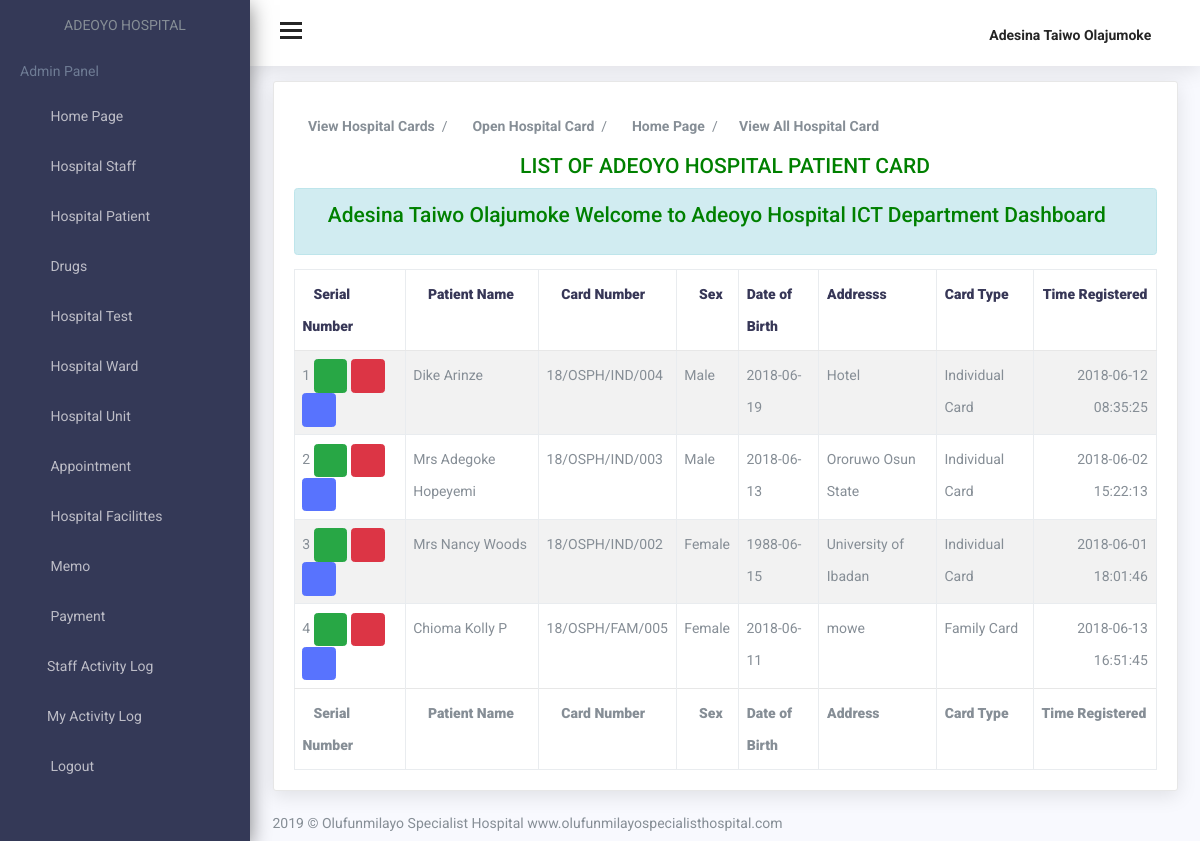
The page /ict-department/view-all-patient-cards.php (signed in) on the database its author committed.
### tables this page shows
CREATE TABLE `hospital_card` (
  `card_id` int(255) NOT NULL,
  `card_number` varchar(255) NOT NULL,
  `patient_name` varchar(255) NOT NULL,
  `sex` varchar(6) NOT NULL,
  `date_birth` varchar(15) NOT NULL,
  `address` text NOT NULL,
  `card_category_id` int(11) NOT NULL,
  `time_added` timestamp NOT NULL DEFAULT CURRENT_TIMESTAMP ON UPDATE CURRENT_TIMESTAMP
);

CREATE TABLE `card_category` (
  `card_category_id` int(255) NOT NULL,
  `card_category_name` varchar(255) NOT NULL,
  `numbers_user` int(2) NOT NULL,
  `care_price` varchar(255) NOT NULL,
  `time_added` timestamp NOT NULL DEFAULT CURRENT_TIMESTAMP ON UPDATE CURRENT_TIMESTAMP
);

### ict-department/libs_dev/patient/patient_class.php (called while the page is built, shortened)
<?php
	class hospitalUnits{
		public $db;
		function __construct($db){
			$this->db=$db;
		}
		public function gettingCardCategory($card_category_id)
		{
			try {
				$getCardCategory = $this->db->prepare("SELECT * FROM card_category WHERE card_category_id=:card_category_id");
				$arrGetCAte = array(':card_category_id'=>$card_category_id);
				$getCardCategory->execute($arrGetCAte);
				$ope = $getCardCategory->fetch();
				return $ope;
			} catch (PDOException $e) {
				$_SESSION['error'] = $e->getMessage();
			}
		}
	}

### ict-department/view-all-patient-cards.php (the view, shortened to what this page needs)
<?php
    include("../header.php");
    include("../side-bar.php");
    require 'libs_dev/patient/patient_class.php';
    $cardDetails = new hospitalUnits($db);
    $view_card = $db->prepare("SELECT * FROM hospital_card ORDER BY card_number DESC");
    $view_card->execute();
    if($view_card->rowCount()==0){ ?>
        <div class="content-wrap">
            <div class="main">
                <div class="container-fluid">
                    <section id="main-content">
                        <div class="row">
                            <div class="col-lg-12">
                                <div class="card">
                                    <p style="color: red" align="center">The Hospital Card List is Empty, Please Kindly Click On This Button To  <a href="add-hospital-unit.php" class=" btn btn-success"> Add Hospital Catd For Patient</a></p>
                                </div>
                            </div>
                        </div>
                    </div>
                </section>
            </div>
        </div><?php
    }else{?>
        <div class="content-wrap">
            <div class="main">
                <div class="container-fluid">
                    <section id="main-content">
                        <div class="row">
                            <div class="col-lg-12">
                                <div class="card">
                                    <div class="bootstrap-data-table-panel">
                                        <div class="table-responsive">
                                            <table id="bootstrap-data-table-export" class="table table-striped table-bordered">
                                                <p>
                                                    <li class="breadcrumb-item">
                                                        <a href="view-all-patient-cards.php">
                                                            <i class="ti-list"></i> <b> View Hospital Cards </b>
                                                        </a>
                                                    </li>
                                                    <li class="breadcrumb-item">
                                                        <a href="create-hospital-card.php">
                                                            <i class="ti-plus"></i> <b> Open Hospital Card</b>
                                                        </a>
                                                    </li>
                                                    <li class="breadcrumb-item">
                                                        <a href="./">
                                                            <i class="ti-home"></i> <b> Home Page </b>
                                                        </a>
                                                    </li>
                                                    <li class="breadcrumb-item">
                                                    </li>
                                                    <li class="breadcrumb-item-active">
                                                        <i class="ti-list"></i> <b> View All Hospital Card </b>
                                                    </li>
                                                </p>
                                                <h4 align="center" style="color: green"><p style="color: green" align="">
                                                    LIST OF
                                                    <?php echo $hospital_name ?> PATIENT CARD</p>
                                                </h4>
                                                <?php
                                                if((isset($_SESSION['success'])) OR ((isset($_SESSION['error'])) === true)){ ?>
                                                    <div class="alert alert-info" align="center">
                                                        <button class="close" data-dismiss="alert">
                                                            <i class="ace-icon fa fa-times"></i>
                                                        </button>
                                                     <?php include("../includes/feed-back.php"); ?>
                                                    </div><?php
                                                }  ?>
                                                <thead>
                                                    <tr>
                                                        <th><strong><i class="ti-list"></i>Serial Number</strong></th>
                                                        <th><strong><i class="ti-user"></i> Patient Name </i></th>
                                                        <th><strong><i class="ti-id-badge"></i> Card Number </i></th>
                                                        <th><strong><i class="ti-id-badge"></i> Sex </i></th>
                                                        <th><strong><i class="ti-id-calendar"></i> Date of Birth </i></th>
                                                        <th><strong><i class="ti-location"></i> Addresss </i></th>
                                                        <th><strong><i class="ti-location"></i> Card Type</i></th>
                                                        <th><strong><i class="ti-location"></i> Time Registered </i></th>
                                                    </tr>
                                                </thead>
                                                <tfoot>
                                                     <tr>
                                                        <tr>
                                                        <th><strong><i class="ti-list"></i>Serial Number</strong></th>
                                                        <th><strong><i class="ti-user"></i> Patient Name </i></th>
                                                        <th><strong><i class="ti-id-badge"></i> Card Number </i></th>
                                                        <th><strong><i class="ti-id-badge"></i> Sex </i></th>
                                                        <th><strong><i class="ti-id-calendar"></i> Date of Birth </i></th>
                                                        <th><strong><i class="ti-location"></i> Address </i></th>
                                                        <th><strong><i class="ti-location"></i> Card Type</i></th>
                                                        <th><strong><i class="ti-location"></i> Time Registered </i></th>
                                                    </tr>
                                                    </tr>
                                                </tfoot>
                                                <tbody><?php
                                                    $y=1;
                                                    while($see_card = $view_card->fetch()){
                                                        $card_number = $see_card['card_number'];
                                                        $patient_name = $see_card['patient_name'];
                                                        ?>
                                                        <tr>
                                                            <td><?php echo $y; ?>
                                                                <a href="edit-hospital-card.php?card_number=<?php echo $card_number ?>" class="btn btn-success" onclick="return(confirmToEdit());">
                                                                    <i class="ti-pencil-alt"></i>
                                                                </a>
                                                                <a href="delete-hospital-card.php?card_number=<?php echo $card_number ?>" class="btn btn-danger" onclick="return(confirmToDelete());">
                                                                    <i class="ti-trash"></i>
                                                                </a>
                                                                <a href="patient_case_note.php?card_number=<?php echo $card_number ?>" class="btn btn-primary" onclick="return(confirmToDeleddte());">
                                                                    <i class="ti-id-badge"></i>
                                                                </a>
                                                            </td>
                                                            <td> <?php echo $patient_name ?></td>
                                                            <td> <?php echo $card_number ?></td>
                                                            <td> <?php echo $see_card['sex']; ?></td>
                                                            <td> <?php echo $see_card['date_birth']; ?></td>
                                                            <td> <?php echo $see_card['address']; ?></td>
                                                            <td><?php $card_category_id = $see_card['card_category_id']; $category_details = $cardDetails->gettingCardCategory($card_category_id);
                                                                            echo $category_name = $category_details['card_category_name']; ?></td>
                                                            <td><?php echo $see_card['time_added']; ?></td>
                                                        </tr><?php
                                                        $y++;
                                                    } ?>
                                                </tbody>
                                            </table>
                                        </div>
                                    </div>
                                </div>
                            </div>
                        </div>
                        <?php
                        include("../table-footer.php");
    } ?>

### rows shown on the page
hospital_card: patient_name "Dike Arinze", card_number "18/OSPH/IND/004", sex "Male", date_birth "2018-06-19", address "Hotel", card_category.card_category_name "Individual Card", time_added "2018-06-12 08:35:25"
hospital_card: patient_name "Mrs Adegoke Hopeyemi", card_number "18/OSPH/IND/003", sex "Male", date_birth "2018-06-13", address "Ororuwo Osun State", card_category.card_category_name "Individual Card", time_added "2018-06-02 15:22:13"
hospital_card: patient_name "Mrs Nancy Woods", card_number "18/OSPH/IND/002", sex "Female", date_birth "1988-06-15", address "University of Ibadan", card_category.card_category_name "Individual Card", time_added "2018-06-01 18:01:46"
hospital_card: patient_name "Chioma Kolly P", card_number "18/OSPH/FAM/005", sex "Female", date_birth "2018-06-11", address "mowe", card_category.card_category_name "Family Card", time_added "2018-06-13 16:51:45"

### other values the page prints
$_SESSION['name'] "Adesina Taiwo Olajumoke"
$hospital_name "ADEOYO HOSPITAL"
$_SESSION['success'] "Adesina Taiwo Olajumoke Welcome to Adeoyo Hospital ICT Department Dashboard"
